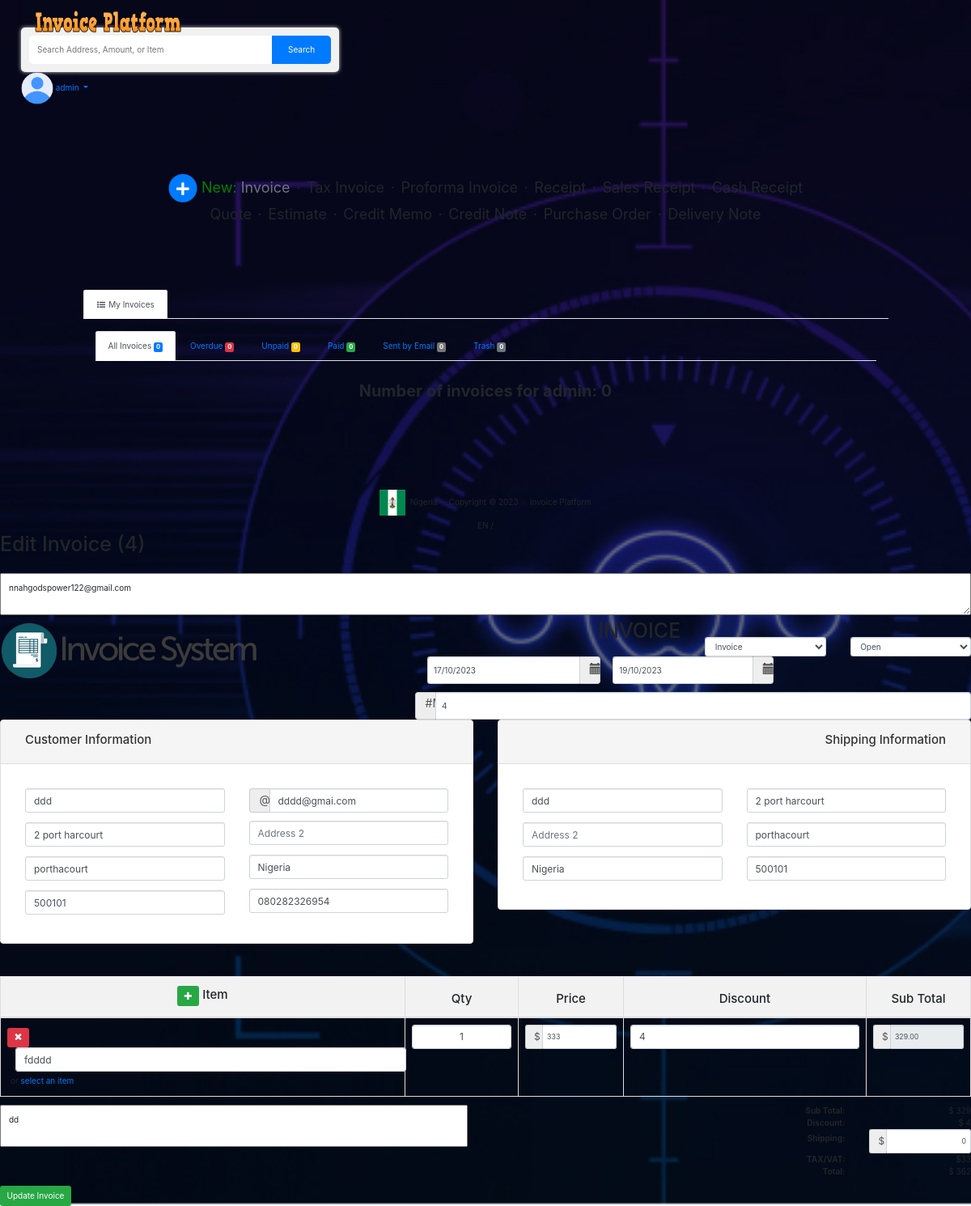
The app's page /invoice-edit.php?id=4 (signed in) with its own data.
### tables this page shows
CREATE TABLE `invoice_items` (
  `id` int(11) NOT NULL,
  `invoice` varchar(255) NOT NULL,
  `product` text NOT NULL,
  `qty` int(11) NOT NULL,
  `price` varchar(255) NOT NULL,
  `discount` varchar(255) NOT NULL,
  `subtotal` varchar(255) NOT NULL
);

CREATE TABLE `invoices` (
  `id` int(11) NOT NULL,
  `invoice` varchar(255) NOT NULL,
  `custom_email` text NOT NULL,
  `invoice_date` varchar(255) NOT NULL,
  `invoice_due_date` varchar(255) NOT NULL,
  `subtotal` decimal(10,0) NOT NULL,
  `shipping` decimal(10,0) NOT NULL,
  `discount` decimal(10,0) NOT NULL,
  `vat` decimal(10,0) NOT NULL,
  `total` decimal(10,0) NOT NULL,
  `notes` text NOT NULL,
  `invoice_type` varchar(255) NOT NULL,
  `status` varchar(255) NOT NULL
);

CREATE TABLE `customers` (
  `id` int(11) NOT NULL,
  `invoice` varchar(255) NOT NULL,
  `name` varchar(255) NOT NULL,
  `email` varchar(255) NOT NULL,
  `address_1` varchar(255) NOT NULL,
  `address_2` varchar(255) NOT NULL,
  `town` varchar(255) NOT NULL,
  `county` varchar(255) NOT NULL,
  `postcode` varchar(255) NOT NULL,
  `phone` varchar(100) NOT NULL,
  `name_ship` varchar(255) NOT NULL,
  `address_1_ship` varchar(255) NOT NULL,
  `address_2_ship` varchar(255) NOT NULL,
  `town_ship` varchar(255) NOT NULL,
  `county_ship` varchar(255) NOT NULL,
  `postcode_ship` varchar(255) NOT NULL
);

### invoice-edit.php (the view, shortened to what this page needs)
<?php
include('header.php');
$getID = $_GET['id'];
$mysqli = new mysqli(DATABASE_HOST, DATABASE_USER, DATABASE_PASS, DATABASE_NAME);
$query = "SELECT p.*, i.*, c.*
			FROM invoice_items p
			JOIN invoices i ON i.invoice = p.invoice
			JOIN customers c ON c.invoice = i.invoice
			WHERE p.invoice = '" . $mysqli->real_escape_string($getID) . "'";
$result = mysqli_query($mysqli, $query);
if($result) {
	while ($row = mysqli_fetch_assoc($result)) {
		$customer_name = $row['name'];
		$customer_email = $row['email'];
		$customer_address_1 = $row['address_1'];
		$customer_address_2 = $row['address_2'];
		$customer_town = $row['town'];
		$customer_county = $row['county'];
		$customer_postcode = $row['postcode'];
		$customer_phone = $row['phone'];
		$customer_name_ship = $row['name_ship'];
		$customer_address_1_ship = $row['address_1_ship'];
		$customer_address_2_ship = $row['address_2_ship'];
		$customer_town_ship = $row['town_ship'];
		$customer_county_ship = $row['county_ship'];
		$customer_postcode_ship = $row['postcode_ship'];
		$custom_email = $row['custom_email'];
		$invoice_date = $row['invoice_date'];
		$invoice_due_date = $row['invoice_due_date'];
		$invoice_subtotal = $row['subtotal'];
		$invoice_shipping = $row['shipping'];
		$invoice_discount = $row['discount'];
		$invoice_vat = $row['vat'];
		$invoice_total = $row['total'];
		$invoice_notes = $row['notes'];
		$invoice_type = $row['invoice_type'];
		$invoice_status = $row['status'];
	}
}
?>
		<h1>Edit Invoice (<?php echo $getID; ?>)</h1>
		<hr>
		<form method="post" id="update_invoice">
			<div class="row">
				<div class="col-xs-12">
					<textarea name="custom_email" id="custom_email" class="custom_email_textarea" placeholder="Enter a custom email message here if you wish to override the default invoice type email message."><?php echo $custom_email; ?></textarea>
				</div>
			</div>
			<div class="row">
				<div class="col-xs-5">
					<h1>
						<img src="<?php echo COMPANY_LOGO ?>" class="img-responsive">
					</h1>
				</div>
				<div class="col-xs-7 text-right">
					<div class="row">
						<div class="col-xs-6">
							<h1>INVOICE</h1>
						</div>
						<div class="col-xs-3">
							<select name="invoice_type" id="invoice_type" class="form-control">
								<option value="invoice" <?php if($invoice_type === 'invoice'){?>selected<?php } ?>>Invoice</option>
							</select>
						</div>
						<div class="col-xs-3">
							<select name="invoice_status" id="invoice_status" class="form-control">
								<option value="open" <?php if($invoice_status === 'open'){?>selected<?php } ?>>Open</option>
							</select>
						</div>
					</div>
					<div class="col-xs-4 no-padding-right">
				        <div class="form-group">
				            <div class="input-group date" id="invoice_date">
				                <input type="text" class="form-control required" name="invoice_date" placeholder="Select invoice date" data-date-format="<?php echo DATE_FORMAT ?>" value="<?php echo $invoice_date; ?>" />
				                <span class="input-group-addon">
				                    <span class="glyphicon glyphicon-calendar"></span>
				                </span>
				            </div>
				        </div>
				    </div>
				    <div class="col-xs-4">
				        <div class="form-group">
				            <div class="input-group date" id="invoice_due_date">
				                <input type="text" class="form-control required" name="invoice_due_date" placeholder="Select due date" data-date-format="<?php echo DATE_FORMAT ?>" value="<?php echo $invoice_due_date; ?>" />
				                <span class="input-group-addon">
				                    <span class="glyphicon glyphicon-calendar"></span>
				                </span>
				            </div>
				        </div>
				    </div>
					<div class="input-group col-xs-4 float-right">
						<span class="input-group-addon">#<?php echo INVOICE_PREFIX ?></span>
						<input type="text" name="invoice_id" id="invoice_id" class="form-control required" placeholder="Invoice Number" aria-describedby="sizing-addon1" value="<?php echo $getID; ?>">
					</div>
				</div>
			</div>
			<div class="row">
				<div class="col-xs-6">
					<div class="panel panel-default">
						<div class="panel-heading">
							<h4>Customer Information</h4>
						</div>
						<div class="panel-body form-group form-group-sm">
							<div class="row">
								<div class="col-xs-6">
									<div class="form-group">
										<input type="text" class="form-control margin-bottom copy-input required" name="customer_name" id="customer_name" placeholder="Enter name" tabindex="1" value="<?php echo $customer_name; ?>">
									</div>
									<div class="form-group">
										<input type="text" class="form-control margin-bottom copy-input required" name="customer_address_1" id="customer_address_1" placeholder="Address 1" tabindex="3" value="<?php echo $customer_address_1; ?>">
									</div>
									<div class="form-group">
										<input type="text" class="form-control margin-bottom copy-input required" name="customer_town" id="customer_town" placeholder="Town" tabindex="5" value="<?php echo $customer_town; ?>">
									</div>
									<div class="form-group no-margin-bottom">
										<input type="text" class="form-control copy-input required" name="customer_postcode" id="customer_postcode" placeholder="Postcode" tabindex="7" value="<?php echo $customer_postcode; ?>">
									</div>
								</div>
								<div class="col-xs-6">
									<div class="input-group float-right margin-bottom">
										<span class="input-group-addon">@</span>
										<input type="email" class="form-control copy-input required" name="customer_email" id="customer_email" placeholder="E-mail address" aria-describedby="sizing-addon1" tabindex="2" value="<?php echo $customer_email; ?>">
									</div>
								    <div class="form-group">
								    	<input type="text" class="form-control margin-bottom copy-input" name="customer_address_2" id="customer_address_2" placeholder="Address 2" tabindex="4" value="<?php echo $customer_address_2; ?>">
								    </div>
								    <div class="form-group">
								    	<input type="text" class="form-control margin-bottom copy-input required" name="customer_county" id="customer_county" placeholder="County" tabindex="6" value="<?php echo $customer_county; ?>">
								    </div>
								    <div class="form-group no-margin-bottom">
								    	<input type="text" class="form-control required" name="customer_phone" id="invoice_phone" placeholder="Phone number" tabindex="8" value="<?php echo $customer_phone; ?>">
									</div>
								</div>
							</div>
						</div>
					</div>
				</div>
				<div class="col-xs-6 text-right">
					<div class="panel panel-default">
						<div class="panel-heading">
							<h4>Shipping Information</h4>
						</div>
						<div class="panel-body form-group form-group-sm">
							<div class="row">
								<div class="col-xs-6">
									<div class="form-group">
										<input type="text" class="form-control margin-bottom required" name="customer_name_ship" id="customer_name_ship" placeholder="Enter name" tabindex="9" value="<?php echo $customer_name_ship; ?>">
									</div>
									<div class="form-group">
										<input type="text" class="form-control margin-bottom" name="customer_address_2_ship" id="customer_address_2_ship" placeholder="Address 2" tabindex="11" value="<?php echo $customer_address_2_ship; ?>">
									</div>
									<div class="form-group no-margin-bottom">
										<input type="text" class="form-control required" name="customer_county_ship" id="customer_county_ship" placeholder="County" tabindex="13" value="<?php echo $customer_county_ship; ?>">
									</div>
								</div>
								<div class="col-xs-6">
									<div class="form-group">
								    	<input type="text" class="form-control margin-bottom required" name="customer_address_1_ship" id="customer_address_1_ship" placeholder="Address 1" tabindex="10" value="<?php echo $customer_address_1_ship; ?>">
									</div>
									<div class="form-group">
										<input type="text" class="form-control margin-bottom required" name="customer_town_ship" id="customer_town_ship" placeholder="Town" tabindex="12" value="<?php echo $customer_town_ship; ?>">
								    </div>
								    <div class="form-group no-margin-bottom">
								    	<input type="text" class="form-control required" name="customer_postcode_ship" id="customer_postcode_ship" placeholder="Postcode" tabindex="14" value="<?php echo $customer_postcode_ship; ?>">
									</div>
								</div>
							</div>
						</div>
					</div>
				</div>
			</div>
			<table class="table table-bordered" id="invoice_table">
				<thead>
					<tr>
						<th width="500">
							<h4><a href="#" class="btn btn-success btn-xs add-row"><span class="glyphicon glyphicon-plus" aria-hidden="true"></span></a> Item</h4>
						</th>
						<th>
							<h4>Qty</h4>
						</th>
						<th>
							<h4>Price</h4>
						</th>
						<th width="300">
							<h4>Discount</h4>
						</th>
						<th>
							<h4>Sub Total</h4>
						</th>
					</tr>
				</thead>
				<tbody>
					<?php
						$mysqli = new mysqli(DATABASE_HOST, DATABASE_USER, DATABASE_PASS, DATABASE_NAME);
						$query2 = "SELECT * FROM invoice_items WHERE invoice = '" . $mysqli->real_escape_string($getID) . "'";
						$result2 = mysqli_query($mysqli, $query2);
						if($result2) {
							while ($rows = mysqli_fetch_assoc($result2)) {
							    $item_product = $rows['product'];
							    $item_qty = $rows['qty'];
							    $item_price = $rows['price'];
							    $item_discount = $rows['discount'];
							    $item_subtotal = $rows['subtotal'];
					?>
					<tr>
						<td>
							<div class="form-group form-group-sm  no-margin-bottom">
								<a href="#" class="btn btn-danger btn-xs delete-row"><span class="glyphicon glyphicon-remove" aria-hidden="true"></span></a>
								<input type="text" class="form-control form-group-sm item-input invoice_product" name="invoice_product[]" placeholder="Enter item title and / or description" value="<?php echo $item_product; ?>">
								<p class="item-select">or <a href="#">select an item</a></p>
							</div>
						</td>
						<td class="text-right">
							<div class="form-group form-group-sm no-margin-bottom">
								<input type="text" class="form-control invoice_product_qty calculate" name="invoice_product_qty[]" value="<?php echo $item_qty; ?>">
							</div>
						</td>
						<td class="text-right">
							<div class="input-group input-group-sm  no-margin-bottom">
								<span class="input-group-addon"><?php echo CURRENCY ?></span>
								<input type="text" class="form-control calculate invoice_product_price required" name="invoice_product_price[]" aria-describedby="sizing-addon1" placeholder="0.00" value="<?php echo $item_price; ?>">
							</div>
						</td>
						<td class="text-right">
							<div class="form-group form-group-sm  no-margin-bottom">
								<input type="text" class="form-control calculate" name="invoice_product_discount[]" placeholder="Enter % or value (ex: 10% or 10.50)" value="<?php echo $item_discount; ?>">
							</div>
						</td>
						<td class="text-right">
							<div class="input-group input-group-sm">
								<span class="input-group-addon"><?php echo CURRENCY ?></span>
								<input type="text" class="form-control calculate-sub" name="invoice_product_sub[]" id="invoice_product_sub" aria-describedby="sizing-addon1" value="<?php echo $item_subtotal; ?>" disabled>
							</div>
						</td>
					</tr>
					<?php } } ?>
				</tbody>
			</table>
			<div id="invoice_totals" class="padding-right row text-right">
				<div class="col-xs-6">
					<div class="input-group form-group-sm textarea no-margin-bottom">
						<textarea class-"form-control" name="invoice_notes" placeholder="Please enter any order notes here."><?php echo $invoice_notes; ?></textarea>
					</div>
				</div>
				<div class="col-xs-6 no-padding-right">
					<div class="row">
						<div class="col-xs-3 col-xs-offset-6">
							<strong>Sub Total:</strong>
						</div>
						<div class="col-xs-3">
							<?php echo CURRENCY ?><span class="invoice-sub-total"> <?php echo $invoice_subtotal; ?></span>
						</div>
					</div>
					<div class="row">
						<div class="col-xs-3 col-xs-offset-6">
							<strong>Discount:</strong>
						</div>
						<div class="col-xs-3">
							<?php echo CURRENCY ?><span class="invoice-discount"> <?php echo $invoice_discount; ?></span>
						</div>
					</div>
					<div class="row">
						<div class="col-xs-3 col-xs-offset-6">
							<strong class="shipping">Shipping:</strong>
						</div>
						<div class="col-xs-3">
							<div class="input-group input-group-sm">
								<span class="input-group-addon"><?php echo CURRENCY ?></span>
								<input type="text" class="form-control calculate shipping" name="invoice_shipping" aria-describedby="sizing-addon1" placeholder="0.00" value="<?php echo $invoice_shipping; ?>">
							</div>
						</div>
					</div>
					<?php if (ENABLE_VAT == true) { ?>
					<div class="row">
						<div class="col-xs-3 col-xs-offset-6">
							<strong>TAX/VAT:</strong>
						</div>
						<div class="col-xs-3">
							<?php echo CURRENCY ?><span class="invoice-vat" data-enable-vat="<?php echo ENABLE_VAT ?>" data-vat-rate="<?php echo VAT_RATE ?>" data-vat-method="<?php echo VAT_INCLUDED ?>"><?php echo $invoice_vat; ?></span>
						</div>
					</div>
					<?php } ?>
					<div class="row">
						<div class="col-xs-3 col-xs-offset-6">
							<strong>Total:</strong>
						</div>
						<div class="col-xs-3">
							<?php echo CURRENCY ?><span class="invoice-total"> <?php echo $invoice_total; ?></span>
						</div>
					</div>
				</div>
			</div>
			<div class="row">
				<div class="col-xs-12 margin-top btn-group">
					<input type="submit" id="action_edit_invoice" class="btn btn-success float-right" value="Update Invoice" data-loading-text="Updating...">
				</div>
			</div>
		</form>
<?php
	include('footer.php');
?>

### css/styles.css (style rules this page uses)
body { padding: 0; background-image: url('images/Invoice-management-for-modern-businesses_-A-guide.jpg'); background-size: cover; background-repeat: no-repeat; }
.btn-danger { background-color: #f44336; border-color: #f44336; }
.btn-success { background-color: #009966; border-color: #009966; }
.panel-body { padding: 30px 30px 15px 30px; }
.panel-heading { padding: 15px 30px 15px 30px; }
.float-right { float: right !important; }
.margin-bottom { margin-bottom: 1em; }
.margin-top { margin-top: 1em; }
.padding-right { padding-right: 15px; }
.no-padding-right { padding-right: 0; }
.no-margin-bottom { margin-bottom: 0; }
input.shipping { text-align: right; }
.custom_email_textarea { width: 100%; padding: 10px; }
#invoice_status, #invoice_type { margin-top: 23px; }
.invoice_product_qty { width: 50px; text-align: center; }
.delete-row { float: left; margin-top: 4px; }
.item-select { float: left; margin: 4px; }
.item-input { float: left; width: 65%; margin-left: 10px; }
.textarea { width: 100%; }
.textarea textarea { width: 100%; padding: 10px; resize: none; }
strong.shipping { margin-top: 4px; display: block; }

### header.php (style rules this page uses)
.table { width: 100%; border-collapse: collapse; margin: 20px 0; }
.table th, .table td { border: 1px solid #ddd; padding: 15px; margin-left: 20px; text-align: center; height: 50px; }
.table th { background-color: #f2f2f2; }
.table td { margin-left: 10px; }

### records on screen
invoice_items: custom_email "nnahgodspower122@gmail.com", invoice_date "17/10/2023", invoice_due_date "19/10/2023", customer_name "ddd", customer_address_1 "2 port harcourt", customer_town "porthacourt", customer_postcode "500101", customer_email "dddd@gmai.com", customer_county "Nigeria", customer_phone "080282326954", customer_name_ship "ddd", customer_county_ship "Nigeria", customer_address_1_ship "2 port harcourt", customer_town_ship "porthacourt", customer_postcode_ship "500101", product "fdddd", qty "1", price "333", discount "4", subtotal "329.00", invoice_notes "dd", invoices.subtotal "329", invoices.discount "4", invoice_shipping "0", invoices.vat "33", invoices.total "362"
invoices: invoice_type "Invoice", invoice_status "Open"

### other values on screen
$_SESSION['login_username'] "admin"
$invoice_count "0"
$username "admin"
$getID "4"
CURRENCY "$"
